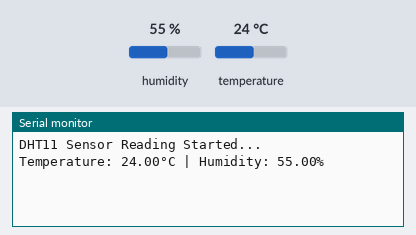
Bench run of a sketch on a simulated Arduino Uno, built with avr-gcc and run on an emulated ATmega328P. On the bench: the last lines printed to the serial monitor. The test bench sets the inputs (shaded band); at power-on: humidity 55 %, temperature 24 °C.

Above: at 2.2 s.
2.3 s: humidity set to 22 %
At 3.9 s:
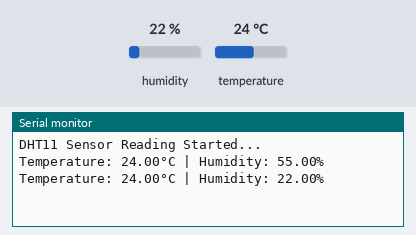
5.0 s: temperature set to 12 °C
At 6.3 s:
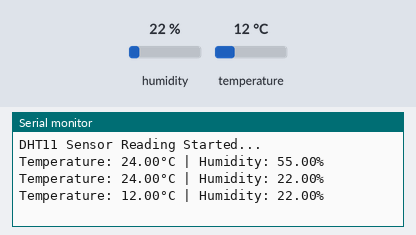
7.7 s: humidity set to 40 %
At 10.0 s:
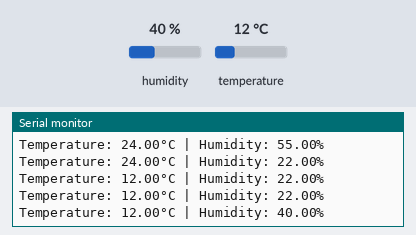
Timing chart, 0 to 11.5 s (numbered marks = the images above; inputs shaded):
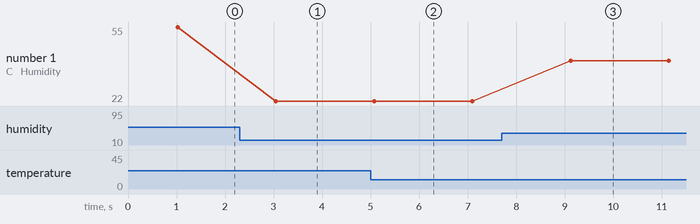

The sketch:

DHT11.ino
```cpp
#include "DHT.h"

#define DHTPIN 14 // DHT11 data pin connected to GPIO14
#define DHTTYPE DHT11 // Define sensor type

DHT dht(DHTPIN, DHTTYPE);

void setup() {
  Serial.begin(115200);
  delay(1000); // Wait for Serial Monitor
  dht.begin();
  Serial.println("DHT11 Sensor Reading Started...");
}

void loop() {
  float humidity = dht.readHumidity();
  float temperature = dht.readTemperature(); // in Celsius

  // Check if read failed
  if (isnan(humidity) || isnan(temperature)) {
    Serial.println("Failed to read from DHT11 sensor!");
    return;
  }

  // Output to Serial Monitor
  Serial.print("Temperature: ");
  Serial.print(temperature);
  Serial.print("°C | Humidity: ");
  Serial.print(humidity);
  Serial.println("%");

  delay(2000); // Delay between readings
}
```

Measured:
- after the input at 2.3 s, the serial monitor: prints a new line after 0.75 s (image 1)
- after the input at 5.0 s, the serial monitor: prints a new line after 0.07 s (image 2)
- after the input at 7.7 s, the serial monitor: prints a new line after 1.4 s (image 3)
- plotted number 1: 55 → 22 after the input at 2.3 s, 22 → 40 after the input at 7.7 s
